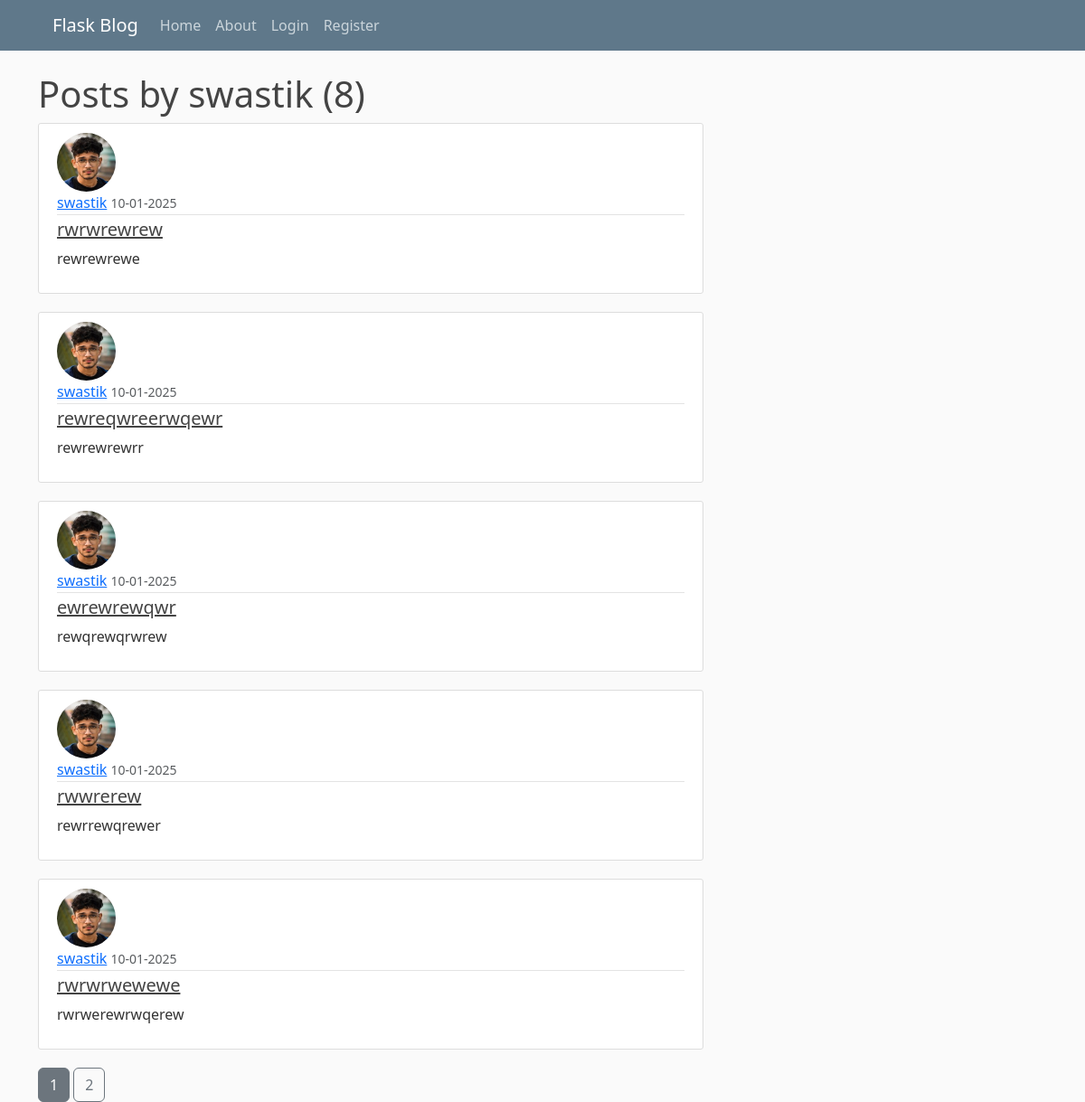
Before: /user/swastik with the older database file.
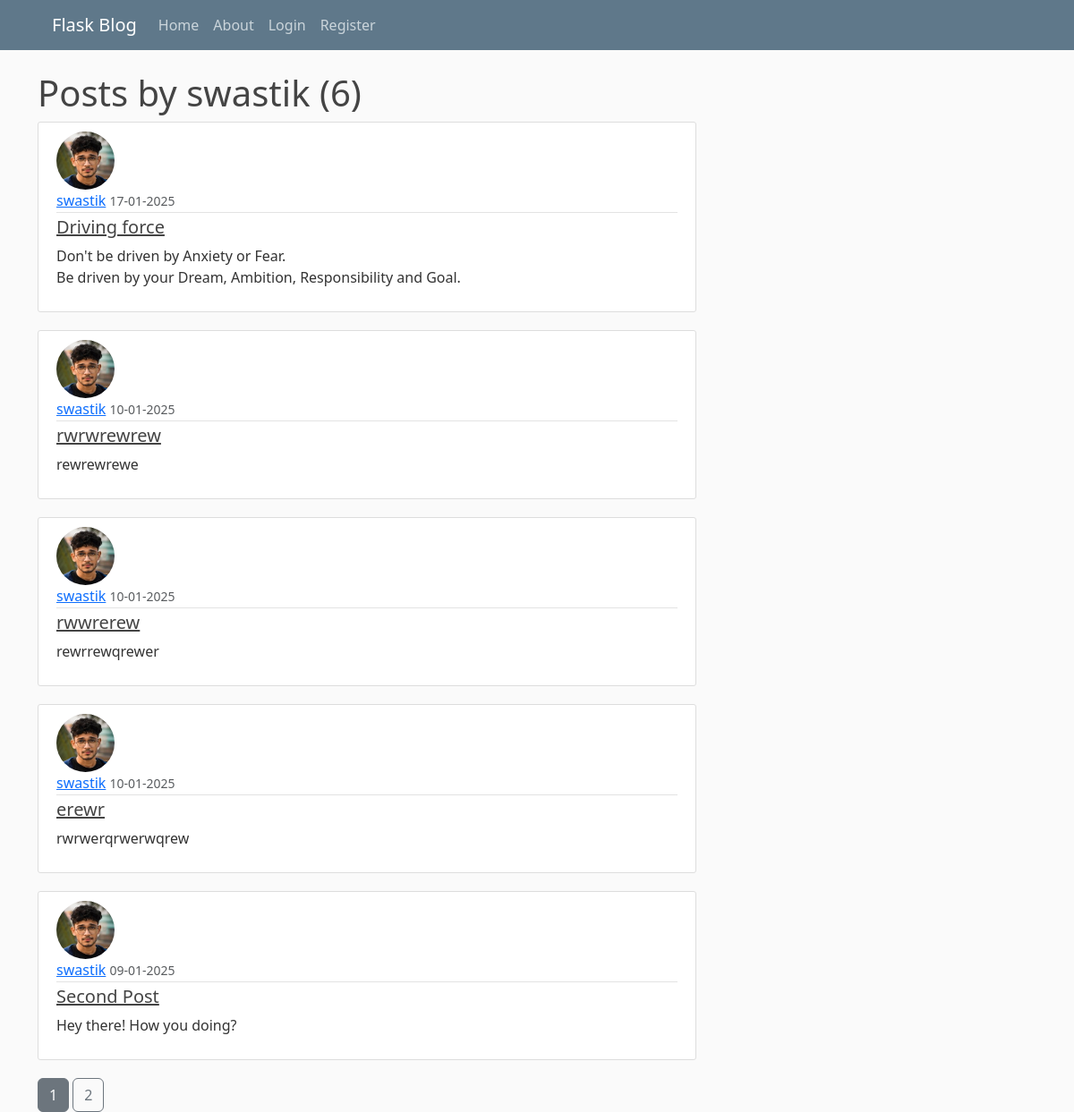
After: the same page with the newer database file.
### my_app/models.py (models this page shows, shortened)
class Post(db.Model):
    id=db.Column(db.Integer, primary_key=True)
    title=db.Column(db.String(100),nullable=False)
    date_posted=db.Column(db.DateTime, nullable=False, default=lambda:datetime.now(tz=timezone.utc))
    content=db.Column(db.Text,nullable=False)
    user_id=db.Column(db.Integer, db.ForeignKey('user.id'), nullable=False)

class User(db.Model, UserMixin):
    id=db.Column(db.Integer, primary_key=True)
    username=db.Column(db.String(20), unique=True, nullable=False)
    email=db.Column(db.String(120), unique=True, nullable=False)
    image_file=db.Column(db.String(200), nullable=False, default='default.jpg')
    password=db.Column(db.String(60), nullable=False)
    posts=db.relationship('Post', backref='author', lazy=True)

### my_app/users/routes.py (the view)
@users.route('/user/<string:username>',methods=['get','post'])
def user_posts(username):
    page=request.args.get('page', 1, type=int)
    user=User.query.filter_by(username=username).first_or_404()
    posts=Post.query.filter_by(author=user)\
        .order_by(Post.date_posted.desc())\
        .paginate(per_page=5, page=page)
    return render_template('user_posts.html', posts=posts, user=user)

### my_app/templates/user_posts.html
{% extends 'layout.html' %}
{% block content %}
     <h1> Posts by {{ user.username }} ({{ posts.total }})</h1>
    {% for post in posts.items %}
        <article class="media content-section">
            <img class="rounded-circle article-img" src="{{ url_for( 'static', filename = 'profile_pics/' + post.author.image_file ) }}">
            <div class="media-body">
            <div class="article-metadata">
                <a class="mr-2" href="#">{{ post.author.username }}</a>
                <small class="text-muted">{{ post.date_posted.strftime('%d-%m-%Y') }}</small>
            </div>
            <h5><a class="article-title" href="{{ url_for('posts.post', post_id=post.id) }}">{{ post.title }}</a></h5>
            <p class="article-content">{{ post.content }}</p>
            </div>
        </article>
    {% endfor %}
    {% for page_num in posts.iter_pages(left_edge=1, right_edge=1, left_current=2, right_current=2) %}
        {% if page_num %}
            {% if page_num==posts.page %}
                <a href="{{ url_for('users.user_posts', username=user.username, page=page_num) }}" class="btn btn-secondary">{{ page_num }}</a>
            {% else %}
                <a href="{{ url_for('users.user_posts', username=user.username, page=page_num) }}" class="btn btn-outline-secondary">{{ page_num }}</a>
            {% endif %}
        {% else %}
            ...
        {% endif %}
    {% endfor %}
{% endblock content %}

Changed rows visible on the page:
removed Post: image_file (picture), author.username "swastik", date_posted "10-01-2025", title "rewreqwreerwqewr", content "rewrewrewrr"
removed Post: image_file (picture), author.username "swastik", date_posted "10-01-2025", title "ewrewrewqwr", content "rewqrewqrwrew"
removed Post: image_file (picture), author.username "swastik", date_posted "10-01-2025", title "rwrwrwewewe", content "rwrwerewrwqerew"
added Post: image_file (picture), author.username "swastik", date_posted "17-01-2025", title "Driving force", content "Don't be driven by Anxiety or Fear. Be driven by your Dream, Ambition, Responsibility and Goal."
now on this page (row unchanged): Post: image_file (picture), author.username "swastik", date_posted "10-01-2025", title "erewr", content "rwrwerqrwerwqrew"
now on this page (row unchanged): Post: image_file (picture), author.username "swastik", date_posted "09-01-2025", title "Second Post", content "Hey there! How you doing?"
Other visible differences:
{{ posts.total }}: "8" → "6"
